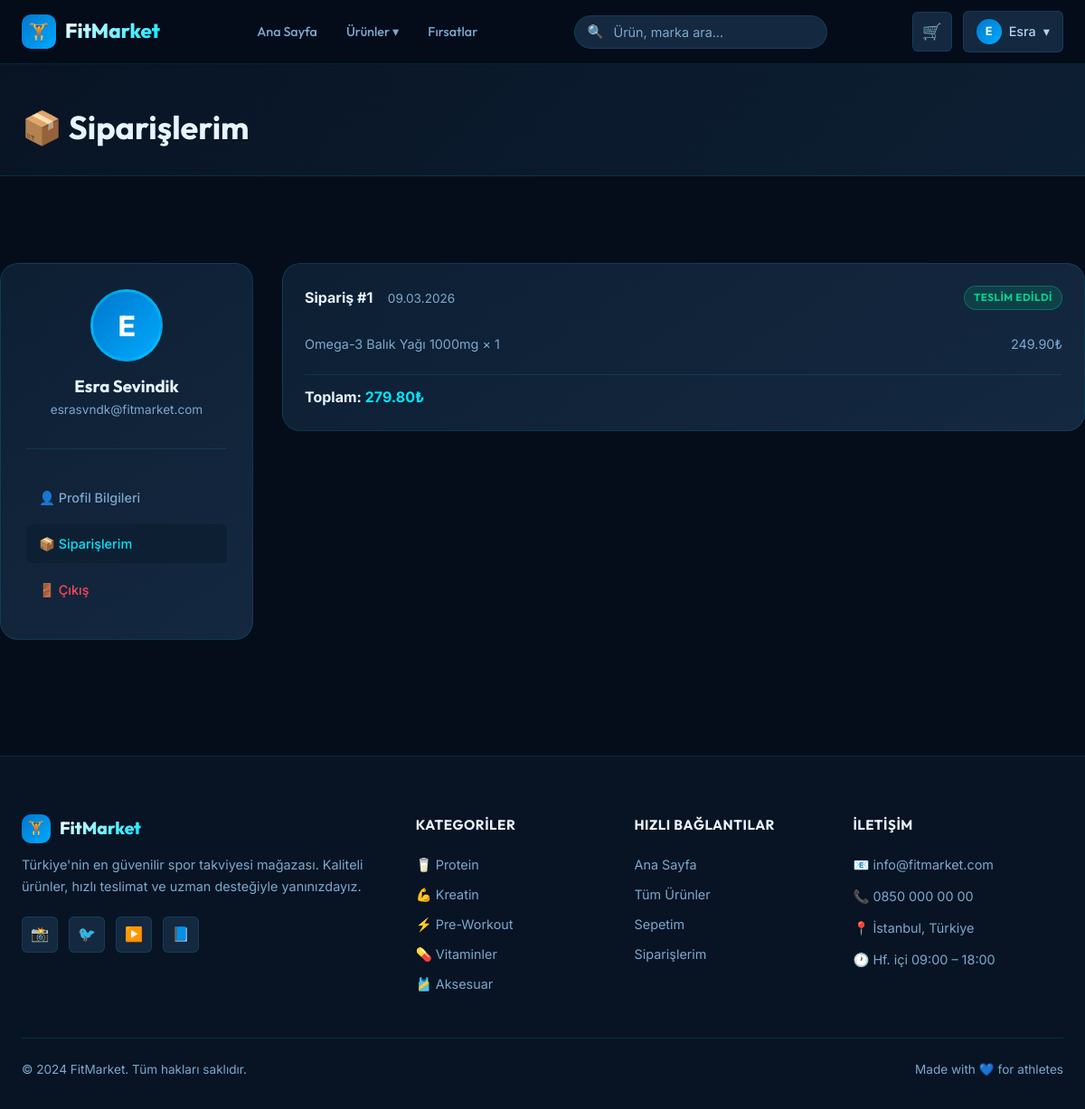
The page /profile/orders (signed in) on the database its author committed.
### app/models/user.py (models this page shows, shortened)
class User(UserMixin, db.Model):
    __tablename__ = 'users'
    id = db.Column(db.Integer, primary_key=True)
    username = db.Column(db.String(80), unique=True, nullable=False)
    email = db.Column(db.String(120), unique=True, nullable=False)
    password_hash = db.Column(db.String(256), nullable=False)
    first_name = db.Column(db.String(80))
    last_name = db.Column(db.String(80))
    phone = db.Column(db.String(20))
    address = db.Column(db.Text)
    is_admin = db.Column(db.Boolean, default=False)
    created_at = db.Column(db.DateTime, default=datetime.utcnow)
    orders = db.relationship('Order', backref='user', lazy='dynamic')
    cart_items = db.relationship('CartItem', backref='user', lazy='dynamic', cascade='all, delete-orphan')
    reviews = db.relationship('Review', backref='user', lazy='dynamic')
    @property
    def full_name(self):
        if self.first_name and self.last_name:
            return f"{self.first_name} {self.last_name}"
        return self.username

### app/models/order.py (models this page shows, shortened)
class Order(db.Model):
    __tablename__ = 'orders'
    id = db.Column(db.Integer, primary_key=True)
    user_id = db.Column(db.Integer, db.ForeignKey('users.id'), nullable=False)
    status = db.Column(db.String(50), default='pending')  # pending, processing, shipped, delivered, cancelled
    total_price = db.Column(db.Float, nullable=False)
    shipping_name = db.Column(db.String(150))
    shipping_address = db.Column(db.Text)
    shipping_city = db.Column(db.String(100))
    shipping_phone = db.Column(db.String(20))
    note = db.Column(db.Text)
    created_at = db.Column(db.DateTime, default=datetime.utcnow)
    items = db.relationship('OrderItem', backref='order', lazy='dynamic', cascade='all, delete-orphan')
    STATUS_LABELS = {
        'pending': ('Beklemede', 'warning'),
        'processing': ('Hazırlanıyor', 'info'),
        'shipped': ('Kargoda', 'primary'),
        'delivered': ('Teslim Edildi', 'success'),
        'cancelled': ('İptal Edildi', 'danger'),
    }
    @property
    def status_label(self):
        return self.STATUS_LABELS.get(self.status, ('Bilinmiyor', 'secondary'))

class OrderItem(db.Model):
    __tablename__ = 'order_items'
    id = db.Column(db.Integer, primary_key=True)
    order_id = db.Column(db.Integer, db.ForeignKey('orders.id'), nullable=False)
    product_id = db.Column(db.Integer, db.ForeignKey('products.id'), nullable=False)
    product_name = db.Column(db.String(200))  # snapshot at purchase time
    quantity = db.Column(db.Integer, nullable=False)
    unit_price = db.Column(db.Float, nullable=False)
    @property
    def subtotal(self):
        return round(self.unit_price * self.quantity, 2)

### app/models/product.py (models this page shows, shortened)
class Category(db.Model):
    __tablename__ = 'categories'
    id = db.Column(db.Integer, primary_key=True)
    name = db.Column(db.String(100), unique=True, nullable=False)
    slug = db.Column(db.String(100), unique=True, nullable=False)
    description = db.Column(db.Text)
    icon = db.Column(db.String(50), default='🏋️')
    products = db.relationship('Product', backref='category', lazy='dynamic')

### app/routes/profile.py (the view)
@profile_bp.route('/orders')
@login_required
def orders():
    stmt = db.select(Order).filter_by(user_id=current_user.id).order_by(Order.created_at.desc())
    user_orders = db.session.execute(stmt).scalars().all()
    return render_template('profile/orders.html', orders=user_orders)

### app/models/user.py (called while the page is built)
@login_manager.user_loader
def load_user(user_id):
    return db.session.get(User, int(user_id))

### app/templates/profile/orders.html (shortened to what this page needs)
{% extends "base.html" %}
{% block content %}
<div class="page-header">
  <div class="container">
    <h1>📦 Siparişlerim</h1>
  </div>
</div>
<div class="container section-sm">
  <div class="profile-layout">
    <div class="profile-sidebar">
      <div class="profile-avatar">{{ (current_user.first_name or current_user.username)[0].upper() }}</div>
      <h3 style="margin-bottom:4px;">{{ current_user.full_name }}</h3>
      <p style="color:var(--text-muted); font-size:0.85rem;">{{ current_user.email }}</p>
      <div class="divider"></div>
      <nav style="display:flex; flex-direction:column; gap:4px; text-align:left;">
        <a href="{{ url_for('profile.profile') }}" class="admin-nav-item">👤 Profil Bilgileri</a>
        <a href="{{ url_for('profile.orders') }}" class="admin-nav-item active">📦 Siparişlerim</a>
        <a href="{{ url_for('auth.logout') }}" class="admin-nav-item" style="color:var(--danger);">🚪 Çıkış</a>
      </nav>
    </div>
    <div>
      {% if orders %}
      <div style="display:flex; flex-direction:column; gap:20px;">
        {% for order in orders %}
        <div class="card">
          <div class="card-body">
            <div style="display:flex; justify-content:space-between; align-items:center; margin-bottom:16px; flex-wrap:wrap; gap:8px;">
              <div>
                <strong>Sipariş #{{ order.id }}</strong>
                <span style="color:var(--text-muted); font-size:0.85rem; margin-left:12px;">{{ order.created_at.strftime('%d.%m.%Y') }}</span>
              </div>
              <span class="badge badge-{{ order.status_label[1] }}">{{ order.status_label[0] }}</span>
            </div>
            {% for item in order.items %}
            <div class="summary-row" style="font-size:0.9rem;">
              <span>{{ item.product_name }} × {{ item.quantity }}</span>
              <span>{{ "%.2f"|format(item.subtotal) }}₺</span>
            </div>
            {% endfor %}
            <div class="divider" style="margin:12px 0;"></div>
            <div style="display:flex; justify-content:space-between; align-items:center;">
              <strong>Toplam: <span style="color:var(--accent);">{{ "%.2f"|format(order.total_price) }}₺</span></strong>
            </div>
          </div>
        </div>
        {% endfor %}
      </div>
      {% else %}
      <div class="empty-state">
        <div class="empty-icon">📦</div>
        <h3>Henüz sipariş vermediniz</h3>
        <a href="{{ url_for('products.list_products') }}" class="btn btn-accent mt-3">Alışverişe Başla</a>
      </div>
      {% endif %}
    </div>
  </div>
</div>
{% endblock %}

### app/templates/base.html (shortened to what this page needs)
<!DOCTYPE html>
<html lang="tr">
<head>
  <link rel="stylesheet" href="{{ url_for('static', filename='css/main.css') }}">
  <link rel="stylesheet" href="{{ url_for('static', filename='css/components.css') }}">
  <link rel="stylesheet" href="{{ url_for('static', filename='css/pages.css') }}">
</head>
<body>
<nav class="navbar">
  <div class="container">
    <div class="navbar-inner">
      <a href="{{ url_for('main.index') }}" class="navbar-brand">
        <div class="navbar-logo-icon">🏋️</div>
        <span class="navbar-brand-text">FitMarket</span>
      </a>
      <ul class="navbar-nav" id="navMenu">
        <li><a href="{{ url_for('main.index') }}" class="nav-link {% if request.endpoint == 'main.index' %}active{% endif %}">Ana Sayfa</a></li>
        <li class="nav-dropdown">
          <a href="{{ url_for('products.list_products') }}" class="nav-link">Ürünler ▾</a>
        </li>
        <li><a href="{{ url_for('products.list_products', sort='price_asc') }}" class="nav-link">Fırsatlar</a></li>
      </ul>
      <form action="{{ url_for('products.list_products') }}" method="get" class="navbar-search" id="searchForm">
        <span class="navbar-search-icon">🔍</span>
        <input type="text" name="q" placeholder="Ürün, marka ara..." value="{{ request.args.get('q', '') }}" autocomplete="off">
      </form>
      <div class="navbar-actions">
        <a href="{{ url_for('cart.view_cart') }}" class="cart-btn" title="Sepetim">
          🛒
        </a>
        {% if current_user.is_authenticated %}
        <div class="nav-dropdown">
          <a href="#" class="user-btn">
            <div class="user-avatar">{{ (current_user.first_name or current_user.username)[0].upper() }}</div>
            <span>{{ current_user.first_name or current_user.username }}</span> ▾
          </a>
        </div>
        {% else %}
        <a href="{{ url_for('auth.login') }}" class="btn btn-outline btn-sm">Giriş</a>
        <a href="{{ url_for('auth.register') }}" class="btn btn-primary btn-sm">Kayıt Ol</a>
        {% endif %}
      </div>
    </div>
  </div>
</nav>
<main>
  {% block content %}{% endblock %}
</main>
<footer class="footer">
  <div class="container">
    <div class="footer-grid">
      <div class="footer-brand">
        <a href="{{ url_for('main.index') }}" class="navbar-brand" style="margin-bottom: 0; display: inline-flex;">
          <div class="navbar-logo-icon" style="width:32px;height:32px;font-size:1rem;">🏋️</div>
          <span class="navbar-brand-text" style="font-size:1.2rem;">FitMarket</span>
        </a>
        <p>Türkiye'nin en güvenilir spor takviyesi mağazası. Kaliteli ürünler, hızlı teslimat ve uzman desteğiyle yanınızdayız.</p>
        <div class="social-links">
          <a href="#" class="social-link" title="Instagram">📸</a>
          <a href="#" class="social-link" title="Twitter">🐦</a>
          <a href="#" class="social-link" title="YouTube">▶️</a>
          <a href="#" class="social-link" title="Facebook">📘</a>
        </div>
      </div>
      <div>
        <p class="footer-title">Kategoriler</p>
        <div class="footer-links">
          {% for cat in all_categories %}
          <a href="{{ url_for('products.list_products', category=cat.slug) }}">{{ cat.icon }} {{ cat.name }}</a>
          {% endfor %}
        </div>
      </div>
      <div>
        <p class="footer-title">Hızlı Bağlantılar</p>
        <div class="footer-links">
          <a href="{{ url_for('main.index') }}">Ana Sayfa</a>
          <a href="{{ url_for('products.list_products') }}">Tüm Ürünler</a>
          <a href="{{ url_for('cart.view_cart') }}">Sepetim</a>
          {% if current_user.is_authenticated %}
          <a href="{{ url_for('profile.orders') }}">Siparişlerim</a>
          {% else %}
          <a href="{{ url_for('auth.login') }}">Giriş Yap</a>
          <a href="{{ url_for('auth.register') }}">Kayıt Ol</a>
          {% endif %}
        </div>
      </div>
      <div>
        <p class="footer-title">İletişim</p>
        <div class="footer-links" style="gap: 12px;">
          <span style="color: var(--text-muted); font-size: 0.9rem;">📧 info@fitmarket.com</span>
          <span style="color: var(--text-muted); font-size: 0.9rem;">📞 0850 000 00 00</span>
          <span style="color: var(--text-muted); font-size: 0.9rem;">📍 İstanbul, Türkiye</span>
          <span style="color: var(--text-muted); font-size: 0.9rem;">🕐 Hf. içi 09:00 – 18:00</span>
        </div>
      </div>
    </div>
    <div class="footer-bottom">
      <span>© 2024 FitMarket. Tüm hakları saklıdır.</span>
      <span>Made with 💙 for athletes</span>
    </div>
  </div>
</footer>
</body>
</html>

### app/static/css/main.css (style rules this page uses)
:root { --primary: #0077cc; --primary-light: #0099ff; --primary-dark: #005fa3; --accent: #00e5ff; --accent-glow: rgba(0, 229, 255, 0.35); --dark: #050d1a; --dark-2: #081424; --surface: #0d1f33; --surface-2: #142840; --surface-3: #1a3350; --border: rgba(0, 229, 255, 0.12); --border-hover: rgba(0, 229, 255, 0.35); --text: #e8f4ff; --text-muted: #7da8cc; --text-light: #b0d4f0; --success: #00d68f; --warning: #ffaa00; --danger: #ff4757; --info: #0abde3; --gradient-hero: linear-gradient(135deg, #050d1a 0%, #0d2244 50%, #082035 100%); --gradient-card: linear-gradient(145deg, #0d1f33, #142840); --gradient-btn: linear-gradient(135deg, #0077cc, #00aaff); --gradient-accent: linear-gradient(135deg, #00e5ff, #0099ff); --radius-sm: 6px; --radius-md: 12px; --radius-lg: 20px; --radius-xl: 32px; --shadow-sm: 0 2px 8px rgba(0,0,0,0.3); --shadow-md: 0 8px 32px rgba(0,0,0,0.4); --shadow-lg: 0 16px 64px rgba(0,0,0,0.5); --shadow-glow: 0 0 32px rgba(0, 229, 255, 0.2); --transition: all 0.3s cubic-bezier(0.4, 0, 0.2, 1); --font: 'Outfit', sans-serif; --font-body: 'Inter', sans-serif; }
*, *::before, *::after { box-sizing: border-box; margin: 0; padding: 0; }
html { scroll-behavior: smooth; font-size: 16px; }
body { font-family: var(--font-body); background: var(--dark); color: var(--text); line-height: 1.6; min-height: 100vh; overflow-x: hidden; }
h1, h2, h3, h4, h5, h6 { font-family: var(--font); font-weight: 700; line-height: 1.2; color: var(--text); }
a { color: var(--accent); text-decoration: none; transition: var(--transition); }
ul { list-style: none; }
input, textarea, select { font-family: inherit; }
.container { max-width: 1280px; margin: 0 auto; padding: 0 24px; }
.section-sm { padding: 48px 0; }
.badge { display: inline-flex; align-items: center; padding: 3px 10px; border-radius: 20px; font-size: 0.72rem; font-weight: 700; font-family: var(--font); letter-spacing: 0.5px; text-transform: uppercase; }
.badge-success { background: rgba(0, 214, 143, 0.15); color: var(--success); border: 1px solid rgba(0, 214, 143, 0.3); }
.card { background: var(--gradient-card); border: 1px solid var(--border); border-radius: var(--radius-lg); overflow: hidden; transition: var(--transition); }
.card-body { padding: 24px; }
.page-header { background: linear-gradient(135deg, var(--dark-2) 0%, var(--surface) 100%); border-bottom: 1px solid var(--border); padding: 48px 0 32px; margin-bottom: 48px; }
.page-header h1 { font-size: clamp(1.6rem, 3vw, 2.5rem); }
.divider { height: 1px; background: var(--border); margin: 32px 0; }

### app/static/css/pages.css (style rules this page uses)
.summary-row { display: flex; justify-content: space-between; align-items: center; padding: 10px 0; font-size: 0.95rem; color: var(--text-muted); }
.admin-nav-item { display: flex; align-items: center; gap: 10px; padding: 10px 14px; border-radius: var(--radius-sm); color: var(--text-muted); font-size: 0.9rem; font-weight: 500; transition: var(--transition); margin-bottom: 4px; }
.admin-nav-item:hover, .admin-nav-item.active { background: var(--surface); color: var(--accent); }
.profile-layout { display: grid; grid-template-columns: 280px 1fr; gap: 32px; align-items: start; }
.profile-sidebar { background: var(--gradient-card); border: 1px solid var(--border); border-radius: var(--radius-lg); padding: 28px; text-align: center; position: sticky; top: 90px; }
.profile-avatar { width: 80px; height: 80px; border-radius: 50%; background: var(--gradient-btn); display: flex; align-items: center; justify-content: center; font-size: 2rem; font-weight: 700; font-family: var(--font); margin: 0 auto 16px; color: #fff; border: 3px solid var(--border-hover); }

### rows shown on the page
User: first_name "E", first_name "Esra", full_name "Esra Sevindik", email "esrasvndk@fitmarket.com"
Order: id "1", created_at "09.03.2026", status "TESLIM EDILDI", total_price "279.80"
OrderItem: product_name "Omega-3 Balık Yağı 1000mg", quantity "1", subtotal "249.90"
Category: icon "🥛", name "Protein"
Category: icon "💪", name "Kreatin"
Category: icon "⚡", name "Pre-Workout"
Category: icon "💊", name "Vitaminler"
Category: icon "🎽", name "Aksesuar"
